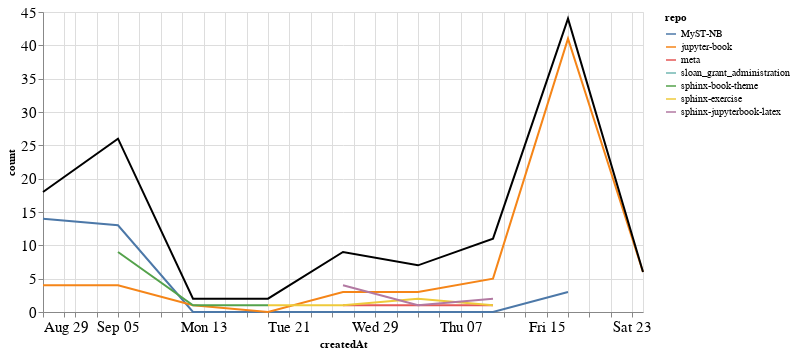

The cell this chart's notebook holds for it:
### Markdown cell above
### Comments

### Code cell
comments_time = comments.groupby('repo').resample('W', on='createdAt').count()['author'].reset_index()
comments_time = comments_time.rename(columns={'author': 'count'})
comments_time_total = comments_time.groupby('createdAt').agg({"count": "sum"}).reset_index()
ch1 = alt.Chart(comments_time, width=600).mark_line().encode(
    x='createdAt',
    y='count',
    color='repo',
    tooltip="repo"
)

ch2 = alt.Chart(comments_time_total, width=600).mark_line(color="black").encode(
    x='createdAt',
    y='count',
)

ch1 + ch2

### Figure 1 — Vega-Lite specification as saved in the notebook (floating-point values rounded to 4 significant figures)
{"config": {"axisLeft": {"labelFontSize": 15}, "axisBottom": {"labelFontSize": 15}}, "layer": [{"data": {"name": "data-011cbd8104627a7905bc80cd92f4a82e"}, "mark": "line", "encoding": {"color": {"type": "nominal", "field": "repo"}, "tooltip": {"type": "nominal", "field": "repo"}, "x": {"type": "temporal", "field": "createdAt"}, "y": {"type": "quantitative", "field": "count"}}, "width": 600}, {"data": {"name": "data-8c750a1159e6f5a398c94e2b96be0529"}, "mark": {"type": "line", "color": "black"}, "encoding": {"x": {"type": "temporal", "field": "createdAt"}, "y": {"type": "quantitative", "field": "count"}}, "width": 600}], "$schema": "https://vega.github.io/schema/vega-lite/v4.8.1.json", "datasets": {"data-011cbd8104627a7905bc80cd92f4a82e": [{"repo": "MyST-NB", "createdAt": "2021-08-29T00:00:00", "count": 14}, {"repo": "MyST-NB", "createdAt": "2021-09-05T00:00:00", "count": 13}, {"repo": "MyST-NB", "createdAt": "2021-09-12T00:00:00", "count": 0}, {"repo": "MyST-NB", "createdAt": "2021-09-19T00:00:00", "count": 0}, {"repo": "MyST-NB", "createdAt": "2021-09-26T00:00:00", "count": 0}, {"repo": "MyST-NB", "createdAt": "2021-10-03T00:00:00", "count": 0}, {"repo": "MyST-NB", "createdAt": "2021-10-10T00:00:00", "count": 0}, {"repo": "MyST-NB", "createdAt": "2021-10-17T00:00:00", "count": 3}, {"repo": "jupyter-book", "createdAt": "2021-08-29T00:00:00", "count": 4}, {"repo": "jupyter-book", "createdAt": "2021-09-05T00:00:00", "count": 4}, {"repo": "jupyter-book", "createdAt": "2021-09-12T00:00:00", "count": 1}, {"repo": "jupyter-book", "createdAt": "2021-09-19T00:00:00", "count": 0}, {"repo": "jupyter-book", "createdAt": "2021-09-26T00:00:00", "count": 3}, {"repo": "jupyter-book", "createdAt": "2021-10-03T00:00:00", "count": 3}, {"repo": "jupyter-book", "createdAt": "2021-10-10T00:00:00", "count": 5}, {"repo": "jupyter-book", "createdAt": "2021-10-17T00:00:00", "count": 41}, {"repo": "jupyter-book", "createdAt": "2021-10-24T00:00:00", "count": 6}, {"repo": "meta", "createdAt": "2021-09-26T00:00:00", "count": 1}, {"repo": "meta", "createdAt": "2021-10-03T00:00:00", "count": 1}, {"repo": "meta", "createdAt": "2021-10-10T00:00:00", "count": 1}, {"repo": "sloan_grant_administration", "createdAt": "2021-10-10T00:00:00", "count": 2}, {"repo": "sphinx-book-theme", "createdAt": "2021-09-05T00:00:00", "count": 9}, {"repo": "sphinx-book-theme", "createdAt": "2021-09-12T00:00:00", "count": 1}, {"repo": "sphinx-book-theme", "createdAt": "2021-09-19T00:00:00", "count": 1}, {"repo": "sphinx-exercise", "createdAt": "2021-09-19T00:00:00", "count": 1}, {"repo": "sphinx-exercise", "createdAt": "2021-09-26T00:00:00", "count": 1}, {"repo": "sphinx-exercise", "createdAt": "2021-10-03T00:00:00", "count": 2}, {"repo": "sphinx-exercise", "createdAt": "2021-10-10T00:00:00", "count": 1}, {"repo": "sphinx-jupyterbook-latex", "createdAt": "2021-09-26T00:00:00", "count": 4}, {"repo": "sphinx-jupyterbook-latex", "createdAt": "2021-10-03T00:00:00", "count": 1}, {"repo": "sphinx-jupyterbook-latex", "createdAt": "2021-10-10T00:00:00", "count": 2}], "data-8c750a1159e6f5a398c94e2b96be0529": [{"createdAt": "2021-08-29T00:00:00", "count": 18}, {"createdAt": "2021-09-05T00:00:00", "count": 26}, {"createdAt": "2021-09-12T00:00:00", "count": 2}, {"createdAt": "2021-09-19T00:00:00", "count": 2}, {"createdAt": "2021-09-26T00:00:00", "count": 9}, {"createdAt": "2021-10-03T00:00:00", "count": 7}, {"createdAt": "2021-10-10T00:00:00", "count": 11}, {"createdAt": "2021-10-17T00:00:00", "count": 44}, {"createdAt": "2021-10-24T00:00:00", "count": 6}]}}
